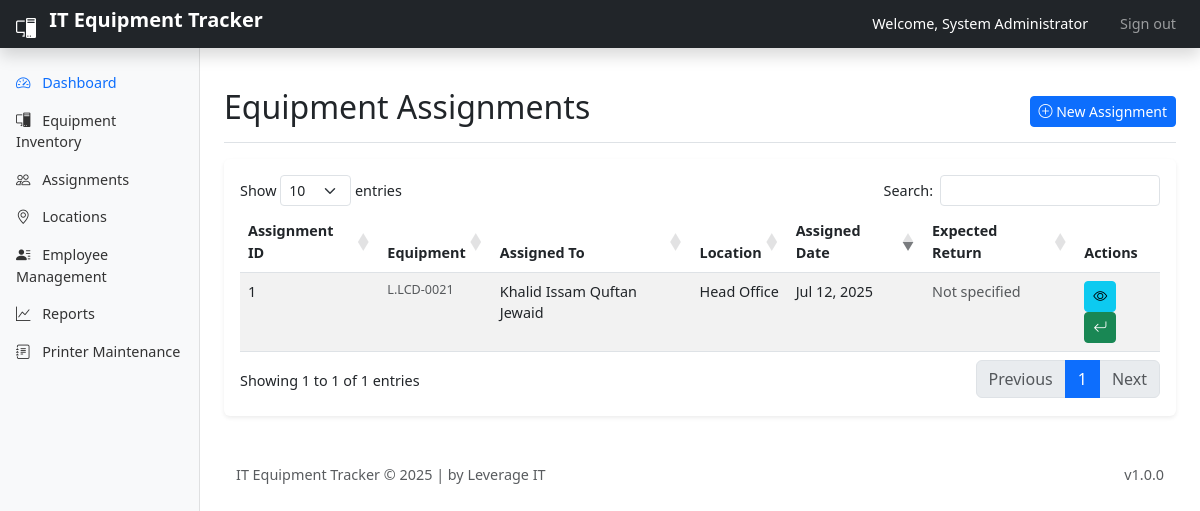
Page /assignments.php (signed in) on the committed database.
### tables this page shows
CREATE TABLE IF NOT EXISTS `assignments` (
  `assignment_id` int(11) NOT NULL AUTO_INCREMENT,
  `item_id` int(11) NOT NULL,
  `user_id` int(11) NOT NULL,
  `assigned_by` int(11) NOT NULL,
  `assigned_location_id` int(11) NOT NULL,
  `assigned_date` date NOT NULL,
  `expected_return_date` date DEFAULT NULL,
  `return_date` date DEFAULT NULL,
  `return_condition` text,
  `return_notes` text,
  `assignment_notes` text,
  `created_at` datetime NOT NULL DEFAULT '0000-00-00 00:00:00',
  `updated_at` datetime NOT NULL DEFAULT '0000-00-00 00:00:00',
  PRIMARY KEY (`assignment_id`),
  KEY `asset_id` (`item_id`),
  KEY `user_id` (`user_id`),
  KEY `assigned_by` (`assigned_by`),
  KEY `assigned_location_id` (`assigned_location_id`)
);

CREATE TABLE IF NOT EXISTS `items` (
  `item_id` int(11) NOT NULL,
  `asset_id` varchar(20) NOT NULL DEFAULT '',
  `name` varchar(200) NOT NULL DEFAULT '',
  `serial_number` varchar(100) DEFAULT NULL,
  `model` varchar(100) DEFAULT NULL,
  `category_id` int(11) NOT NULL,
  `sub_category_id` int(11) DEFAULT NULL,
  `supplier_id` int(11) NOT NULL,
  `location_id` int(10) UNSIGNED NOT NULL DEFAULT '1',
  `purchase_date` date NOT NULL DEFAULT '0000-00-00',
  `purchase_cost` varchar(50) DEFAULT NULL,
  `warranty_months` int(11) DEFAULT NULL,
  `warranty_end` date DEFAULT NULL,
  `notes` text,
  `created_at` timestamp NOT NULL DEFAULT '0000-00-00 00:00:00',
  `updated_at` timestamp NULL DEFAULT NULL ON UPDATE CURRENT_TIMESTAMP,
  `status` varchar(50) NOT NULL DEFAULT '',
  `is_assigned` tinyint(2) UNSIGNED NOT NULL DEFAULT '0',
  PRIMARY KEY (`item_id`),
  UNIQUE KEY `asset_id` (`asset_id`),
  KEY `category_id` (`category_id`),
  KEY `sub_category_id` (`sub_category_id`),
  KEY `supplier_id` (`supplier_id`),
  KEY `location_id` (`location_id`)
);

CREATE TABLE IF NOT EXISTS `employee` (
  `id` int(10) UNSIGNED NOT NULL AUTO_INCREMENT,
  `employee_id` varchar(45) NOT NULL DEFAULT '',
  `employee_title` varchar(45) NOT NULL DEFAULT '',
  `employee_name` varchar(150) NOT NULL DEFAULT '',
  `designation` varchar(45) NOT NULL DEFAULT '',
  `email` varchar(150) DEFAULT NULL,
  `working_location` varchar(45) NOT NULL DEFAULT '',
  `employment_status` tinyint(2) UNSIGNED NOT NULL DEFAULT '0',
  `resigned_date` date NOT NULL DEFAULT '0000-00-00',
  `resigned_type` varchar(45) NOT NULL DEFAULT '',
  PRIMARY KEY (`id`)
);

CREATE TABLE IF NOT EXISTS `locations` (
  `location_id` int(11) NOT NULL AUTO_INCREMENT,
  `name` varchar(100) NOT NULL,
  `description` text,
  `is_project_office` tinyint(1) NOT NULL DEFAULT '0',
  `created_at` timestamp NOT NULL DEFAULT '0000-00-00 00:00:00',
  PRIMARY KEY (`location_id`)
);

### includes/config.php (called while the page is built, shortened)
<?php
function esc($data) {
    return htmlspecialchars($data, ENT_QUOTES, 'UTF-8');
}

### assignments.php (the view, shortened to what this page needs)
<?php
require_once __DIR__ . '/includes/config.php';
require_once __DIR__ . '/includes/auth.php';
$assignments = [];
$query = "SELECT a.*,
          i.asset_id, i.name as item_name,
          e.employee_name as employee_name,
          l.name as location_name
          FROM assignments a
          JOIN items i ON a.item_id = i.item_id
          JOIN employee e ON a.user_id = e.id
          JOIN locations l ON a.assigned_location_id = l.location_id
          WHERE a.return_date IS NULL
          ORDER BY a.assigned_date DESC";
$result = $conn->query($query);
if ($result) {
    while ($row = $result->fetch_assoc()) {
        $assignments[] = $row;
    }
}
?>
<!DOCTYPE html>
<html lang="en">
<head>
    <?php include __DIR__ . '/includes/header_scripts.php'; ?>
    <link rel="stylesheet" href="https://cdn.datatables.net/1.11.5/css/dataTables.bootstrap5.min.css">
</head>
<body>
    <?php include __DIR__ . '/includes/header.php'; ?>
    <div class="container-fluid flex-grow-1">
        <div class="row">
            <?php include __DIR__ . '/includes/sidebar.php'; ?>
            <main class="col-md-9 ms-sm-auto col-lg-10 px-md-4 py-4">
                <div class="d-flex justify-content-between flex-wrap flex-md-nowrap align-items-center pt-3 pb-2 mb-3 border-bottom">
                    <h1 class="h2">Equipment Assignments</h1>
                    <div class="btn-toolbar mb-2 mb-md-0">
                        <a href="assignments_add.php" class="btn btn-sm btn-primary">
                            <i class="bi bi-plus-circle"></i> New Assignment
                        </a>
                    </div>
                </div>
                <div class="card">
                    <div class="card-body">
                        <div class="table-responsive">
                            <table id="assignmentsTable" class="table table-striped table-hover">
                                <thead>
                                    <tr>
                                        <th>Assignment ID</th>
                                        <th>Equipment</th>
                                        <th>Assigned To</th>
                                        <th>Location</th>
                                        <th>Assigned Date</th>
                                        <th>Expected Return</th>
                                        <th>Actions</th>
                                    </tr>
                                </thead>
                                <tbody>
                                    <?php foreach ($assignments as $assignment): ?>
                                    <tr>
                                        <td><?php echo $assignment['assignment_id']; ?></td>
                                        <td>
                                            <small class="text-muted d-block"><?php echo esc($assignment['asset_id']); ?></small>
                                        </td>
                                        <td><?php echo esc($assignment['employee_name']); ?></td>
                                        <td><?php echo esc($assignment['location_name']); ?></td>
                                        <td><?php echo date('M d, Y', strtotime($assignment['assigned_date'])); ?></td>
                                        <td>
                                            <?php if ($assignment['expected_return_date']): ?>
                                                <?php echo date('M d, Y', strtotime($assignment['expected_return_date'])); ?>
                                            <?php else: ?>
                                                <span class="text-muted">Not specified</span>
                                            <?php endif; ?>
                                        </td>
                                        <td>
                                            <a href="assignments_view.php?assignment_id=<?php echo $assignment['assignment_id']; ?>"
                                            class="btn btn-sm btn-info" title="View">
                                                <i class="bi bi-eye"></i>
                                            </a>
                                            <button class="btn btn-sm btn-success return-btn"
                                                    data-assignment-id="<?php echo $assignment['assignment_id']; ?>"
                                                    title="Return">
                                                <i class="bi bi-arrow-return-left"></i>
                                            </button>
                                        </td>
                                    </tr>
                                    <?php endforeach; ?>
                                </tbody>
                            </table>
                        </div>
                    </div>
                </div>
            </main>
        </div>
    </div>
    <?php include __DIR__ . '/includes/footer.php'; ?>
</body>
</html>

### assets/css/style.css (style rules this page uses)
body { font-size: 0.9rem; }
main { padding-top: 1.5rem; }
.card { border: none; box-shadow: 0 0.125rem 0.25rem rgba(0, 0, 0, 0.075); }

### rows in the picture
assignments: assignment_id "1", item.asset_id "L.LCD-0021", employee.employee_name "Khalid Issam Quftan Jewaid", locations.name "Head Office", assigned_date "Jul 12, 2025", shows "Not specified"

### other values in the picture
$_SESSION['full_name'] "System Administrator"
